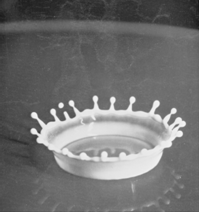
%> input picture 学习资料/《精通图像处理经典算法（MATLAB版）》配套资料/2/2-4-1/moon.tif, 199 x 212 px
$ octave suofang.m   (GNU Octave 9; MATLAB toolbox functions it lacks are replaced by stand-ins)
%> lines starting %> are read from the running program, lines starting %| are printed output that depends on the picture
I=imread('moon.tif');
%> I is the input picture: size 212x199x3 uint8; min 25, max 246, mean 113.1
subplot(131);imshow(I);title('原图');
I = double(I);
%> I: size 212x199x3 double
I_enlarge=imresize(I,5,'nearest');   %放大5倍
subplot(132);imshow(uint8(I_enlarge));title('放大五倍');
%> after `imshow(uint8(I_enlarge))`:
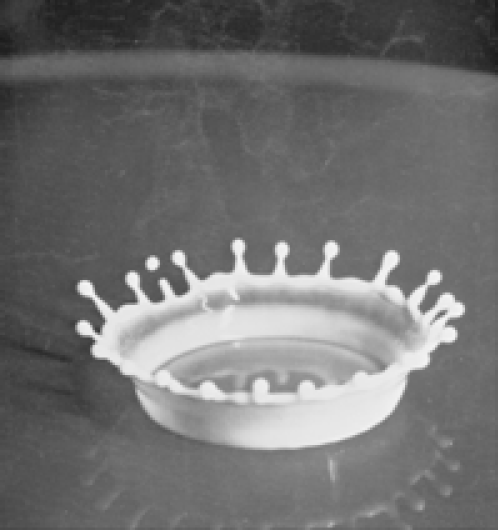
%> displayed picture: size 1060x995x3, on the screen's scale of 0 to 255 (shown at 1/2 size); min 25, max 246, mean 113.1; mean of the top-left, top-right, bottom-left and bottom-right quarters 82.1, 96.1, 122.7, 151.6
I_reduce=imresize(I,0.5,'nearest');  %缩小2倍
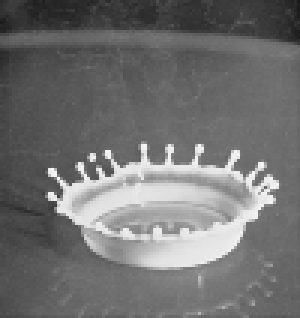
%> I_reduce: size 106x100x3 double (shown 3 times larger); min 25, max 246, mean 113.1
subplot(133);imshow(uint8(I_reduce));title('缩小两倍');
